Frame 1 (no input): blank canvas, image omitted
Frame 60 (no input): blank canvas, image omitted
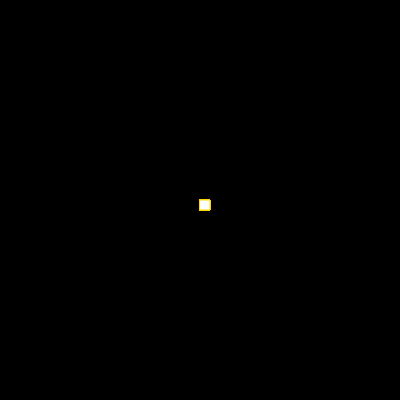
Frame 120 (the mouse pressed at the canvas centre since frame 60)

The p5.js sketch whose frames 1 and 60 were blank and that drew this single picture after the mouse press (run headless with seeded random() and noise() and a simulated clock; from frame 60 on, the mouse is pressed at the canvas centre):

// p5.js sketch
// ── sketch.js
function setup() {
    createCanvas(400, 400);
      background(0);
  }
  
  function draw() {
  
    stroke("gold");
    fill("white");
  
    //console.log (mouseIsPressed);
    if (mouseIsPressed) {
      rect(mouseX, mouseY, 10, 10);
    }
  }
  
